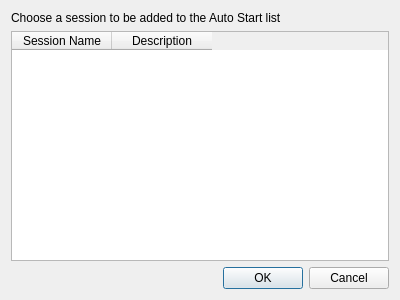
<?xml version="1.0" encoding="UTF-8"?>
<ui version="4.0">
 <class>AutoStartAdd</class>
 <widget class="QDialog" name="AutoStartAdd">
  <property name="geometry">
   <rect>
    <x>0</x>
    <y>0</y>
    <width>400</width>
    <height>300</height>
   </rect>
  </property>
  <property name="windowTitle">
   <string>Dialog</string>
  </property>
  <layout class="QVBoxLayout" name="verticalLayout">
   <item>
    <widget class="QLabel" name="label">
     <property name="text">
      <string>Choose a session to be added to the Auto Start list</string>
     </property>
    </widget>
   </item>
   <item>
    <widget class="QTableWidget" name="sessionList">
     <property name="editTriggers">
      <set>QAbstractItemView::NoEditTriggers</set>
     </property>
     <property name="selectionBehavior">
      <enum>QAbstractItemView::SelectRows</enum>
     </property>
     <column>
      <property name="text">
       <string>Session Name</string>
      </property>
     </column>
     <column>
      <property name="text">
       <string>Description</string>
      </property>
     </column>
    </widget>
   </item>
   <item>
    <widget class="QDialogButtonBox" name="buttonBox">
     <property name="orientation">
      <enum>Qt::Horizontal</enum>
     </property>
     <property name="standardButtons">
      <set>QDialogButtonBox::Cancel|QDialogButtonBox::Ok</set>
     </property>
    </widget>
   </item>
  </layout>
 </widget>
 <resources/>
 <connections>
  <connection>
   <sender>buttonBox</sender>
   <signal>accepted()</signal>
   <receiver>AutoStartAdd</receiver>
   <slot>accept()</slot>
   <hints>
    <hint type="sourcelabel">
     <x>248</x>
     <y>254</y>
    </hint>
    <hint type="destinationlabel">
     <x>157</x>
     <y>274</y>
    </hint>
   </hints>
  </connection>
  <connection>
   <sender>buttonBox</sender>
   <signal>rejected()</signal>
   <receiver>AutoStartAdd</receiver>
   <slot>reject()</slot>
   <hints>
    <hint type="sourcelabel">
     <x>316</x>
     <y>260</y>
    </hint>
    <hint type="destinationlabel">
     <x>286</x>
     <y>274</y>
    </hint>
   </hints>
  </connection>
 </connections>
</ui>
